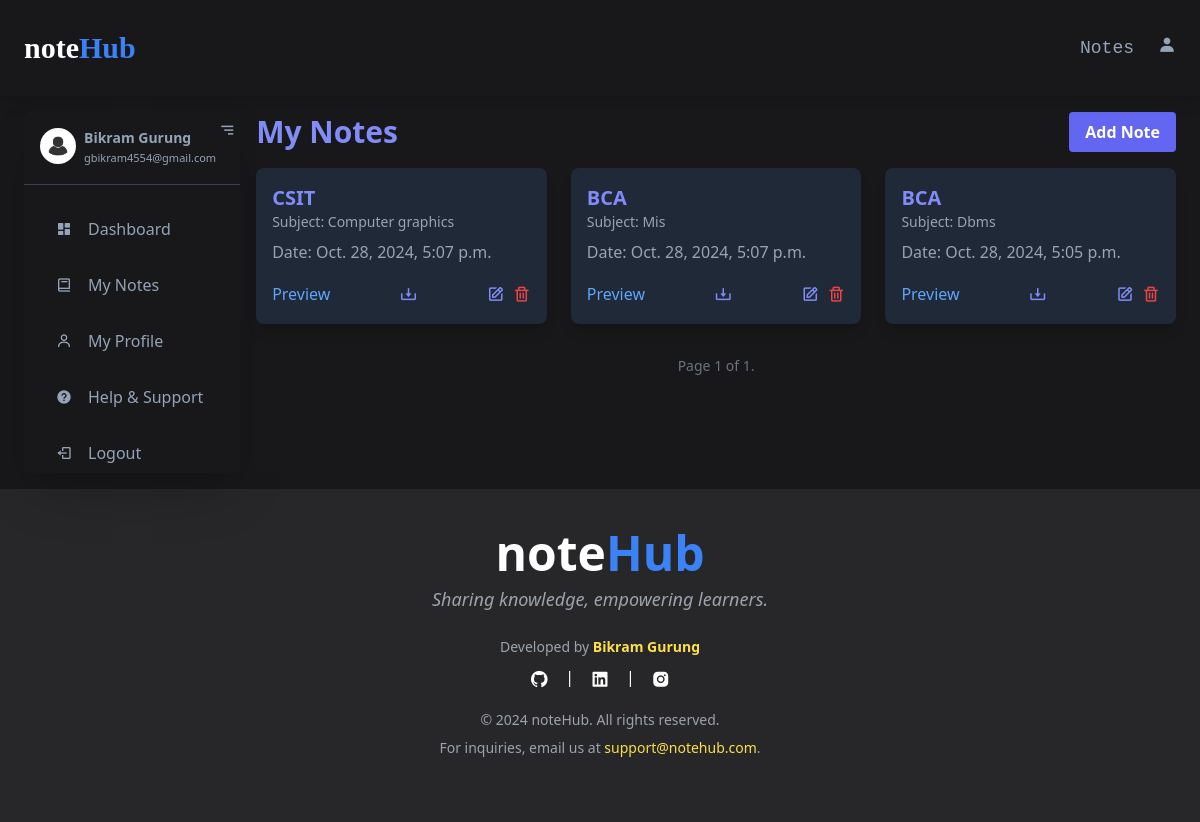
Screenshot of /dashboard/mynotes/ (signed in) with the database file from the repository.
### notes/models.py (models this page shows, shortened)
class Note(models.Model):
    author = models.ForeignKey(User, on_delete=models.CASCADE)
    faculty = models.CharField(max_length=50)
    subject = models.CharField(max_length=50)
    title = models.CharField(max_length=100, default="Title")
    upload_date = models.DateTimeField(auto_now_add=True)
    file = models.FileField(upload_to='all_notes/', blank=True, null=True)
    downloads = models.PositiveIntegerField(default=0)

### notes/views.py (the view, shortened to what this page needs)
# urls.py: path('dashboard/mynotes/', views.mynotes, name='mynotes'),
def mynotes(request):
    mynotes = Note.objects.filter(author=request.user).order_by('-upload_date')
    paginator = Paginator(mynotes, 9)  # Show 10 notes per page
    page_number = request.GET.get('page')  # Get the current page number from the URL
    mynotes = paginator.get_page(page_number)  # Get the notes for the current page
    context = {
        'mynotes': mynotes,
    }
    return render(request, 'notes/mynotes.html', context)

### notes/templates/notes/mynotes.html (shortened to what this page needs)
{% extends "notes/base.html" %}
{% load static %}
{% block mynotes %}
<div class="h-auto bg-zinc-900 text-slate-400 px-6 py-4 flex flex-col md:flex-row gap-4">
    {% include "notes/sidebar.html" %}
    <section class="bg-zinc-900 text-gray-300 flex-1">
        <div class="flex justify-between items-center mb-4">
            <h2 class="text-3xl font-bold text-indigo-400">My Notes</h2>
            <button
                onclick="openModal('add')"
                class="bg-indigo-500 text-white py-2 px-4 font-bold rounded hover:bg-indigo-400 transition">
                Add Note
            </button>
        </div>
        <div class="grid grid-cols-1 sm:grid-cols-2 lg:grid-cols-3 gap-6 cursor-pointer">
            {% if mynotes %}
            {% for mynote in mynotes %}
            <div class="bg-gray-800 rounded-lg shadow-lg p-4 hover:shadow-xl transition hover:bg-gray-900">
                <h3 class="text-xl font-semibold text-indigo-400">{{ mynote.faculty }}</h3>
                <p class="text-sm text-gray-400">Subject: {{ mynote.subject }}</p>
                <p class="mt-2 text-gray-400">Date: {{ mynote.upload_date }}</p>
                <div class="flex justify-between items-center mt-4">
                    <a href="{% if mynote.file %}{{ mynote.file.url }}{% else %}#{% endif %}"
                        class="text-blue-400 hover:underline"
                        target="_blank">
                        Preview
                    </a>
                    <a href="{{ mynote.file.url }}" download class="text-indigo-400 hover:text-indigo-300 transition">
                        <i class='bx bx-download text-2xl md:text-lg'></i>
                    </a>
                    <div class="flex space-x-2">
                        <a href="#" onclick="openModal('edit', '{{ mynote.faculty }}', '{{ mynote.subject }}', '{{ mynote.title }}', '{{ mynote.id }}')" class="text-indigo-400 hover:text-indigo-300 transition">
                            <i class='bx bx-edit text-2xl md:text-lg'></i>
                        </a>
                        <a href="{% url 'delete_note' mynote.id %}" class="text-red-500 hover:text-red-400 transition">
                            <i class='bx bx-trash text-2xl md:text-lg'></i>
                        </a>
                    </div>
                </div>
            </div>
            {% endfor %}
            {% else %}
            <p>No file available</p>
            {% endif %}
        </div>
         <div class="flex justify-center mt-8">
            <div class="flex items-center space-x-2">
                <span class="text-sm font-medium text-gray-500">
                    Page {{ mynotes.number }} of {{ mynotes.paginator.num_pages }}.
                </span>
            </div>
        </div>
    </section>
</div>
{% endblock %}

### notes/templates/notes/sidebar.html (shortened to what this page needs)
 {% load static %}
<div id="sidebar" class="bg-zinc-900 h-full w-30 rounded shadow-2xl transition-all hidden md:block duration-300">
    <div class="flex p-4 relative border-b border-gray-700">
        <img src="{% static 'notes/images/userImage.jpg' %}" alt="userPhoto" class="h-9 w-9 object-cover rounded-full">
        <div id="userInfo" class="px-2 text-sm">
            <h3 class="font-bold">{{ request.user.first_name }}</h3>
            <p style="font-size:11px;">{{ request.user.email }}</p>
        </div>
        <i id="toggleSidebar" class='bx bx-menu-alt-right absolute right-1 top-1 text-lg cursor-pointer'></i>
    </div>
    <ul class="space-y-4 mt-6 px-4">
        <li><a href="{% url 'dashboard' %}" class="flex items-center gap-4 py-2 px-4 rounded hover:bg-zinc-800 hover:text-yellow-300 transition"><i class='bx bxs-dashboard'></i><span class="sidebar-text">Dashboard</span></a></li>
        <li><a href="{% url 'mynotes' %}" class="flex items-center gap-4 py-2 px-4 rounded hover:bg-zinc-800 hover:text-yellow-300 transition"><i class='bx bx-book'></i><span class="sidebar-text">My Notes</span></a></li>
        <li><a href="{% url 'myprofile' %}" class="flex items-center gap-4 py-2 px-4 rounded hover:bg-zinc-800 hover:text-yellow-300 transition"><i class='bx bx-user'></i><span class="sidebar-text">My Profile</span></a></li>
        <li><a href="{% url 'help_support' %}" class="flex items-center gap-4 py-2 px-4 rounded hover:bg-zinc-800 hover:text-yellow-300 transition"><i class='bx bxs-help-circle'></i><span class="sidebar-text">Help & Support</span></a></li>
        <li><a href="{% url 'logout' %}" class="flex items-center gap-4 py-2 px-4 rounded hover:bg-zinc-800 hover:text-yellow-300 transition"><i class='bx bx-log-out'></i><span class="sidebar-text">Logout</span></a></li>
    </ul>
</div>

### rows the page displays
Note: faculty "CSIT", subject "Computer graphics", upload_date "Oct. 28, 2024, 5:07 p.m."
Note: faculty "BCA", subject "Mis", upload_date "Oct. 28, 2024, 5:07 p.m."
Note: faculty "BCA", subject "Dbms", upload_date "Oct. 28, 2024, 5:05 p.m."

### other values shown
{{ request.user.first_name }} "Bikram Gurung"
{{ request.user.email }} "gbikram4554@gmail.com"
{{ mynotes.number }} "1"
{{ mynotes.paginator.num_pages }} "1"
